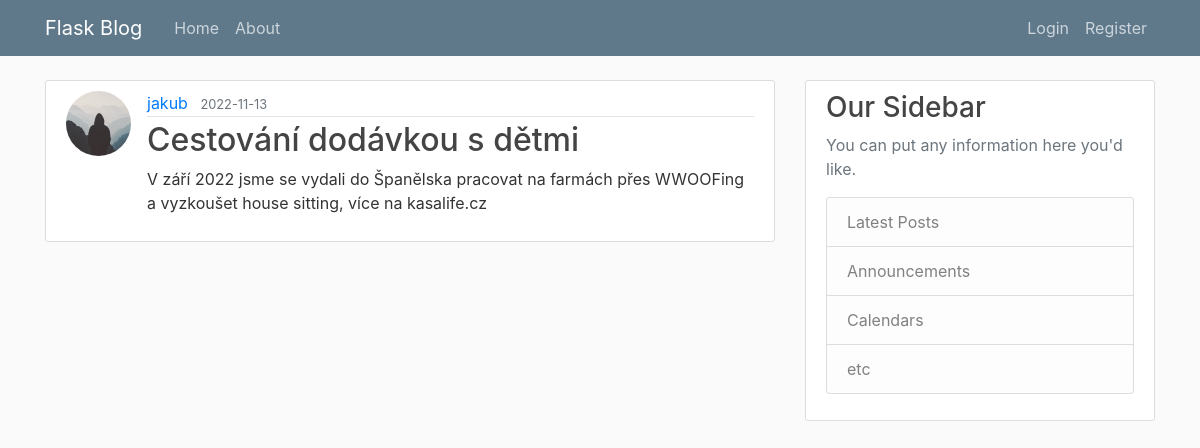
Before: /post/1 with the older database file.
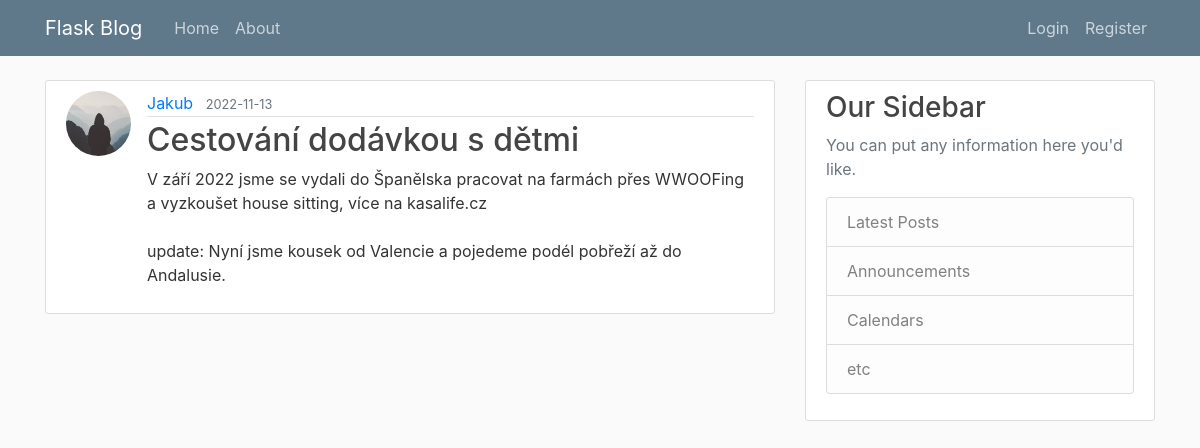
After: the same page with the newer database file.
### travelblog/models.py (models this page shows, shortened)
class User(db.Model, UserMixin):
    id = db.Column(db.Integer, primary_key=True)
    username = db.Column(db.String(20), unique=True, nullable = False)
    email = db.Column(db.String(120), unique=True, nullable = False)
    image_file = db.Column(db.String(20), nullable = False, default ='default.jpg')
    password = db.Column(db.String(60), nullable = False)
    posts = db.relationship('Post', backref='author', lazy=True)

class Post(db.Model):
    id = db.Column(db.Integer, primary_key=True)
    title = db.Column(db.String(100), nullable = False)
    date_posted = db.Column(db.DateTime, nullable = False, default = datetime.utcnow)
    content = db.Column(db.Text, nullable = False)
    user_id = db.Column(db.Integer, db.ForeignKey('user.id'), nullable = False)

### travelblog/posts/routes.py (the view)
@posts.route('/post/<int:post_id>')
def post(post_id):
    post = Post.query.get_or_404(post_id)
    return render_template('post.html', title=post.title, post=post)

### travelblog/templates/post.html (shortened to what this page needs)
{% extends "layout.html" %}
{% block content %}
  <article class="media content-section">
    <img class="rounded-circle article-img" src="{{ url_for('static', filename='profile_pics/' + post.author.image_file) }}">
    <div class="media-body">
      <div class="article-metadata">
        <a class="mr-2" href="{{ url_for('users.user_posts', username=post.author.username) }}">{{ post.author.username }}</a>
        <small class="text-muted">{{ post.date_posted.strftime('%Y-%m-%d') }}</small>
      </div>
      <h2 class="article-title">{{ post.title }}</h2>
      <p class="article-content">{{ post.content }}</p>
    </div>
  </article>
{% endblock content %}

Changed rows visible on the page:
changed User: author.username "jakub" → "Jakub"
changed Post "Cestování dodávkou s dětmi": content "V září 2022 jsme se vydali do Španělska pracovat na farmách přes WWOOFing a vyzkoušet house sitting, více na kasalife.cz" → "…sitting, více na kasalife.cz update: Nyní jsme kousek od Valencie a pojedeme podél pobřeží až do Andalusie."
